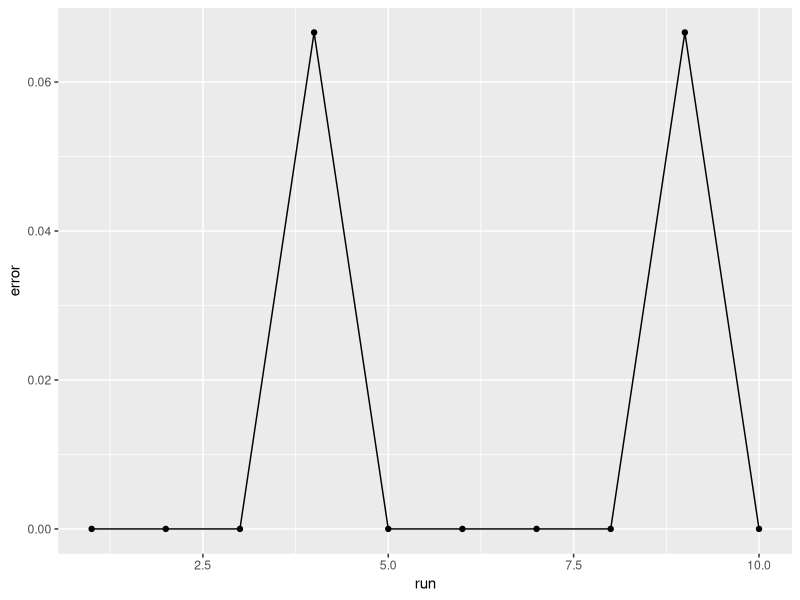

R code for this plot:
#!/usr/bin/Rscript --vanilla

library(class)
library(ggplot2)

knn.nfold = function(n)
{
  data = iris
  labels = data$Species
  data$Species = NULL
  set.seed(1)
  train.pct = 1/n
  n.total = nrow(data)
  n.test = as.integer(n.total / n)
  n.train = n.total - n.test
  print(paste("total data points:", n.total, ", train:", n.train, ", test:", n.test))
  shuffled.index = sample(1:n.total, n.total)
  #shuffled.index = 1:n.total # used to test/debug without shuffling indices
  err.rates = data.frame(run=integer(0), k=integer(0), error=numeric(0))
  max.k = 100
  for (i in 1:n)
  {
    print(paste("run", i))
    # create n-fold partition of the data
    test.index.end = i * n.test
    test.index.start = test.index.end - n.test + 1
    print(paste("test indices (", test.index.start, ",", test.index.end, ")"))
    train.index = shuffled.index
    train.index = train.index[-(test.index.start:test.index.end)]
    #print(train.index)
    train.data = data[train.index,]
    test.data = data[-train.index,]
    train.labels = as.factor(as.matrix(labels)[train.index, ])
    test.labels = as.factor(as.matrix(labels)[-train.index, ])
    #k = 14  # FIXME: determine the optimal k
    k = get.optimal.k(train.data, train.labels, test.data, test.labels, max.k)
    knn.fit = knn(train=train.data,
                    test = test.data,
                    cl = train.labels,
                    k=k)
    cat('\n', 'k = ', k, ', train.pct = ', train.pct, '\n', sep='') # print params
    print(table(test.labels, knn.fit))  # print confusion matrix
    this.err = sum(test.labels != knn.fit) / length(test.labels)  # store generalization error
    err.rates = rbind(err.rates, c(i, k, this.err))  # append error to total results
  }
  names(err.rates) = c('run', 'k', 'error')
  title = paste('knn resultes (train.pct = ', train.pct, ')', sep='')
  results.plot = ggplot(err.rates, aes(x=run, y=error)) + geom_point() + geom_line()
  print(results.plot)
#  results.plot = ggplot(err.rates, aes(x=run, y=error)) + geom_smooth()
#  print(results.plot)
#   results = data.frame(1:n, err.rates)
#   names(results) = c('run', 'k', 'err.rate')
#   results.plot = ggplot(results, aes(x=k, y=err.rate)) + geom_point() + geom_line()
#   print(results.plot)
  
}

# Determine the optimal k value to use for K Nearest Neighbors.
get.optimal.k = function(train.data, train.labels, test.data, test.labels, n.max)
{
  min.error = Inf
  min.indices = vector()
  for (k in 1:n.max)
  {
    knn.fit = knn(train=train.data,
                  test = test.data,
                  cl = train.labels,
                  k=k)
    #print(table(test.labels, knn.fit))  # print confusion matrix
    this.error = sum(test.labels != knn.fit) / length(test.labels)  # store generalization error
    if (this.error < min.error)
    {
      min.error = this.error
      min.indices = c(k)
    }
    else if (this.error == min.error)
    {
      min.indices = append(min.indices, k)
    }
  }
  k.optimal = min.indices[ceiling(length(min.indices)/2)]
  print(sprintf("Minimum error: %f, optimal k: %d, indices: [%s]", min.error, k.optimal, toString(min.indices)))
  return(k.optimal)
}


if (interactive()==FALSE)
{
  knn.nfold(10)
  message("Press Return To Continue")
  invisible(readLines("stdin", n=1))
}

